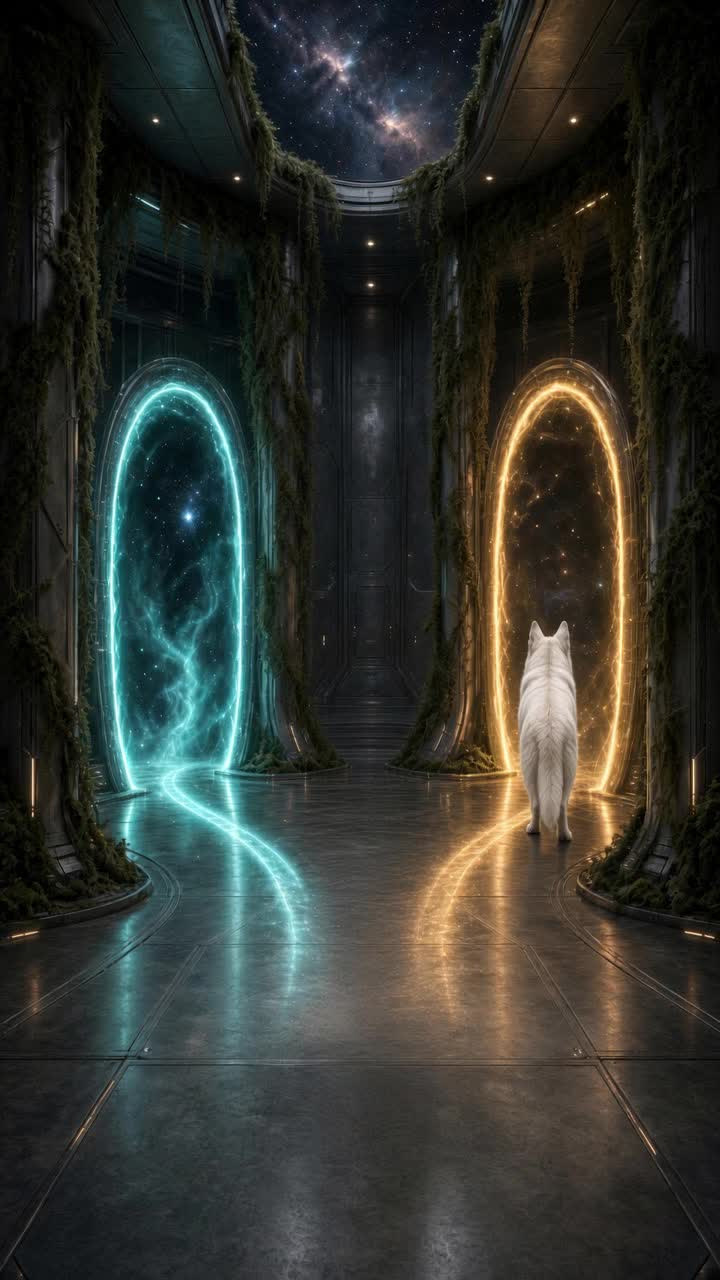
#> input picture .smoke/example-at-b-tiny/still.jpg, 720 x 1280 px
$ python -i grade.py   (imports and definitions only)
#> lines starting #> are read from the running program, lines starting #| are printed output that depends on the picture; after the words box and inside, x2 and y2 are one past the last pixel; in counts of white or black regions, pixels touching at a corner belong together
### tools/look/sample.py
"""Sample colours and scalars from an Imagine image. Nothing here is a typed tint."""
import os, sys
import numpy as np
from PIL import Image


def _ensure_skimage():
    """The default python does not see the box site-packages. Same skimage the lighting tools use."""
    try:
        import skimage.color  # noqa: F401
        return
    except ModuleNotFoundError:
        pass
    for c in (
        "/workspace/.venv-of/lib/python3.13/site-packages",
        "/home/box/.local/lib/python3.13/site-packages",
    ):
        if os.path.isdir(os.path.join(c, "skimage")) and c not in sys.path:
            sys.path.insert(0, c)
            return


_ensure_skimage()


def load_rgb(path):
    return np.asarray(Image.open(path).convert("RGB")).astype(np.float32) / 255.0


def srgb_to_lin(c):
    c = np.asarray(c, np.float32)
    return np.where(c <= 0.04045, c / 12.92, ((c + 0.055) / 1.055) ** 2.4)


def luma(lin):
    # not a colour: Rec.709 luma weights
    lin = np.asarray(lin, np.float32)
    return 0.2126 * lin[..., 0] + 0.7152 * lin[..., 1] + 0.0722 * lin[..., 2]


def lin_to_srgb(c):
    c = np.clip(np.asarray(c, np.float32), 0, 1)
    return np.where(c <= 0.0031308, c * 12.92, 1.055 * np.power(c, 1.0 / 2.4) - 0.055)


# [25 lines left out: functions _crop, mean_rect, colour, not called in this run]


def luma_percentile(img, p, image):
    y = luma(srgb_to_lin(img))
    value = round(float(np.percentile(y, p)), 6)
    return {"value": value, "source": {"image": image, "method": "luma-percentile", "p": float(p)}}


def lab_bands(img, image, n=8):
    """Mean a* b* of the key inside each lightness slice. Used by the LUT. Colours stay sampled."""
    from skimage.color import rgb2lab
    lab = rgb2lab(img.astype(np.float64))
    L = lab[..., 0]
    bands = []
    for i in range(n):
        lo, hi = i * (100.0 / n), (i + 1) * (100.0 / n)
        m = (L >= lo) & (L < hi if i < n - 1 else L <= hi)
        if int(m.sum()) < 16:
            continue
        sl = lab[m]
        bands.append({
            "L0": lo, "L1": hi,
            "a": round(float(sl[:, 1].mean()), 4),
            "b": round(float(sl[:, 2].mean()), 4),
            "n": int(m.sum()),
            "source": {"image": image, "method": "lab-band", "L0": lo, "L1": hi},
        })
    return bands

### tools/look/curves.py
"""not a colour: tone-curve coefficients

ACES and AgX match the Three.js r163 chunk in the Zone B page (`tonemapping_pars_fragment`).
Every number here is a curve or a colour-space matrix coefficient, not a tint.
"""
import numpy as np

# mat3 columns, so M @ rgb matches GLSL `mat3(col0, col1, col2) * color`.
ACES_IN = np.array([
    [0.59719, 0.35458, 0.04823],
    [0.07600, 0.90834, 0.01566],
    [0.02840, 0.13383, 0.83777],
], float)
ACES_OUT = np.array([
    [1.60475, -0.53108, -0.07367],
    [-0.10208, 1.10813, -0.00605],
    [-0.00327, -0.07276, 1.07602],
], float)
SRGB_TO_REC2020 = np.array([
    [0.6274, 0.3293, 0.0433],
    [0.0691, 0.9195, 0.0880],
    [0.0164, 0.0113, 0.8956],
], float)
REC2020_TO_SRGB = np.array([
    [1.6605, -0.5876, -0.0728],
    [-0.1246, 1.1329, -0.1006],
    [-0.0182, -0.0083, 1.1187],
], float)
AGX_INSET = np.array([
    [0.856627153315983, 0.0951212405381588, 0.0482516061458583],
    [0.137318972929847, 0.761241990602591, 0.101439036467562],
    [0.11189821299995, 0.0767994186031903, 0.811302368396859],
], float)
AGX_OUTSET = np.array([
    [1.1271005818144368, -0.11060664309660323, -0.016493938717834573],
    [-0.1413297634984383, 1.157823702216272, -0.016493938717834257],
    [-0.14132976349843826, -0.11060664309660294, 1.2519364065950405],
], float)
AGX_MIN_EV = -12.47393
AGX_MAX_EV = 4.026069


def _sat(x):
    return np.clip(x, 0.0, 1.0)


def _rrt_odt(v):
    a = v * (v + 0.0245786) - 0.000090537
    b = v * (0.983729 * v + 0.4329510) + 0.238081
    return a / b


def aces(color, exposure=1.0):
    """Linear sRGB in, linear display out (Three.js ACESFilmicToneMapping, before the sRGB encode)."""
    c = np.asarray(color, float) * (float(exposure) / 0.6)
    c = _rrt_odt(c @ ACES_IN.T)
    return _sat(c @ ACES_OUT.T)


def _agx_contrast(x):
    x2 = x * x
    x4 = x2 * x2
    return (15.5 * x4 * x2 - 40.14 * x4 * x + 31.96 * x4
            - 6.868 * x2 * x + 0.4298 * x2 + 0.1191 * x - 0.00232)


def agx(color, exposure=1.0):
    """Linear sRGB in, display-referred out (Three.js AgXToneMapping, includes the 2.2 power)."""
    c = np.maximum(np.asarray(color, float) @ SRGB_TO_REC2020.T, 0.0) * float(exposure)
    c = np.maximum(c @ AGX_INSET.T, 1e-10)
    c = np.log2(c)
    c = np.clip((c - AGX_MIN_EV) / (AGX_MAX_EV - AGX_MIN_EV), 0.0, 1.0)
    c = _agx_contrast(c) @ AGX_OUTSET.T
    c = np.power(np.maximum(c, 0.0), 2.2)
    return c @ REC2020_TO_SRGB.T


def apply_curve(name, color, exposure=1.0):
    if name == "aces":
        return srgb_encode(aces(color, exposure))
    if name == "agx":
        return np.clip(agx(color, exposure), 0.0, 1.0)
    raise ValueError(name)


def srgb_encode(lin):
    lin = np.clip(lin, 0.0, 1.0)
    return np.where(lin <= 0.0031308, lin * 12.92, 1.055 * np.power(lin, 1.0 / 2.4) - 0.055)

### tools/look/grade.py
"""Feature 1 — filmic grade + bloom + a 3D LUT derived from the key image.

Picks ACES or AgX by the smaller distance to the key. Exposure, LUT strength, and the
bloom threshold come from that same measurement. No colour is typed.
"""
import os
import numpy as np
from PIL import Image

import curves
import sample


LUT_N = 16
BLOOM_CAP = 0.35
BLOOM_START = 0.12
EXPOSURES = (0.7, 0.85, 1.0, 1.2, 1.45)
LUT_STRENGTHS = (0.0, 0.35, 0.7)


def _resize(img, w=96):
    h = max(1, int(round(img.shape[0] * (w / img.shape[1]))))
    im = Image.fromarray(np.clip(img * 255, 0, 255).astype(np.uint8))
    return np.asarray(im.resize((w, h), Image.Resampling.BOX)).astype(np.float32) / 255.0


def distance(a, b):
    """Mean CIEDE2000. Lower is closer to the key."""
    from skimage.color import rgb2lab, deltaE_ciede2000
    aa, bb = _resize(a), _resize(b)
    h, w = min(aa.shape[0], bb.shape[0]), min(aa.shape[1], bb.shape[1])
    la = rgb2lab(aa[:h, :w].astype(np.float64))
    lb = rgb2lab(bb[:h, :w].astype(np.float64))
    return round(float(deltaE_ciede2000(la, lb).mean()), 4)


def _pregrade(reference, game=None):
    """Linear image the curve has to pull back toward the key. A real render wins over the synthetic."""
    if game is not None:
        return sample.srgb_to_lin(game)
    lin = sample.srgb_to_lin(reference)
    y = sample.luma(lin)
    med = float(np.median(y))
    return lin * (0.18 / max(med, 1e-4))


def _pull(display, bands, strength):
    if strength <= 0 or not bands:
        return display
    from skimage.color import rgb2lab, lab2rgb
    lab = rgb2lab(np.clip(display, 0, 1).astype(np.float64))
    centers = np.array([(b["L0"] + b["L1"]) * 0.5 for b in bands])
    aa = np.array([b["a"] for b in bands])
    bb = np.array([b["b"] for b in bands])
    L = lab[..., 0]
    idx = np.clip(np.searchsorted(centers, L, side="right") - 1, 0, len(centers) - 1)
    lab[..., 1] = lab[..., 1] * (1 - strength) + aa[idx] * strength
    lab[..., 2] = lab[..., 2] * (1 - strength) + bb[idx] * strength
    return np.clip(lab2rgb(lab), 0, 1).astype(np.float32)


def _grade_image(lin, curve, exposure, bands, strength):
    flat = lin.reshape(-1, 3)
    disp = curves.apply_curve(curve, flat, exposure).reshape(lin.shape)
    return _pull(disp, bands, strength).astype(np.float32)


def _proxy(img, w=256):
    if img.shape[1] <= w:
        return img
    h = max(1, int(round(img.shape[0] * (w / img.shape[1]))))
    im = Image.fromarray(np.clip(img * 255, 0, 255).astype(np.uint8))
    return np.asarray(im.resize((w, h), Image.Resampling.BOX)).astype(np.float32) / 255.0


def fit(key, key_path, game=None):
    # Bands and the bloom threshold stay on the full key so colour_check can re-sample them.
    bands = sample.lab_bands(key, key_path)
    thr = sample.luma_percentile(key, 99.5, key_path)
    key = _proxy(key)
    if game is not None:
        game = _proxy(game)
    pre = _pregrade(key, game)
    best = None
    rows = []
    for curve in ("aces", "agx"):
        for exp in EXPOSURES:
            disp = _grade_image(pre, curve, exp, bands, 0.0)
            d = distance(disp, key)
            rows.append({"curve": curve, "exposure": exp, "lutStrength": 0.0, "distance": d})
            if best is None or d < best["distance"]:
                best = {"curve": curve, "exposure": exp, "lutStrength": 0.0, "distance": d}
    for strength in LUT_STRENGTHS:
        disp = _grade_image(pre, best["curve"], best["exposure"], bands, strength)
        d = distance(disp, key)
        rows.append({"curve": best["curve"], "exposure": best["exposure"], "lutStrength": strength, "distance": d})
        if d < best["distance"]:
            best = {**best, "lutStrength": strength, "distance": d}
    return {
        "id": "grade",
        "enabled": True,
        "flag": "grade",
        "curve": best["curve"],
        "exposure": best["exposure"],
        "lutStrength": best["lutStrength"],
        "distance": best["distance"],
        "search": rows,
        "reference": "game" if game is not None else "synthetic-pregrade",
        "bands": bands,
        "bloom": {
            "strength": BLOOM_START,
            "strengthCap": BLOOM_CAP,
            "scale": 0.25,
            "threshold": thr,
        },
    }


def write_lut(path, bands, strength):
    n = LUT_N
    img = np.zeros((n, n * n, 3), np.float32)
    for b in range(n):
        for g in range(n):
            col = np.stack([
                np.linspace(0, 1, n),
                np.full(n, g / (n - 1)),
                np.full(n, b / (n - 1)),
            ], axis=1).astype(np.float32)
            out = _pull(col.reshape(1, n, 3), bands, strength)[0]
            img[g, b * n:(b + 1) * n] = out
    os.makedirs(os.path.dirname(path) or ".", exist_ok=True)
    Image.fromarray(np.clip(img * 255, 0, 255).astype(np.uint8)).save(path)
    return {"file": os.path.basename(path), "n": n, "layout": "height=N, width=N*N, slice b, row g, column r"}


def display_luma(img):
    img = np.asarray(img, np.float32)
    return 0.2126 * img[..., 0] + 0.7152 * img[..., 1] + 0.0722 * img[..., 2]


def match_lut(scene, key, protect=0.0, n=256):
    """Map the scene's display luma onto the key's luma. protect blends the shoulder back toward identity."""
    ys = display_luma(scene).ravel()
    yk = display_luma(key).ravel()
    qs = np.linspace(0.0, 1.0, 1024)
    src_q = np.quantile(ys, qs)
    key_q = np.quantile(yk, qs)
    src_q = np.maximum.accumulate(src_q + np.linspace(0.0, 1e-5, src_q.size))
    xs = (np.arange(n) + 0.5) / n
    rank = np.interp(xs, src_q, qs)
    out = np.interp(rank, qs, key_q).astype(np.float32)
    if protect > 0:
        w = np.clip((xs - 0.50) / 0.35, 0.0, 1.0) * float(protect)
        out = out * (1.0 - w) + xs.astype(np.float32) * w
    out = np.maximum.accumulate(np.clip(out, 0.0, 1.0))
    return out


def toe_lift(lut, amount, knee=0.18):
    """Lift the darkest luma so the first histogram bin is not one screenshot step over the key."""
    if amount <= 0:
        return lut
    xs = (np.arange(lut.size) + 0.5) / lut.size
    w = np.clip(1.0 - xs / knee, 0.0, 1.0)
    return np.maximum.accumulate(np.clip(lut + float(amount) * w, 0.0, 1.0)).astype(np.float32)


def apply_match(scene, lut):
    """Same scale the match shader uses: display rgb times (lut(y) / y)."""
    y = display_luma(scene)
    xs = (np.arange(lut.size) + 0.5) / lut.size
    y2 = np.interp(y, xs, lut).astype(np.float32)
    scale = (y2 / np.maximum(y, 1e-4))[..., None]
    return np.clip(scene * scale, 0.0, 1.0).astype(np.float32)


def write_match(path, lut):
    n = int(lut.size)
    img = np.repeat(lut.reshape(1, n, 1), 3, axis=2)
    os.makedirs(os.path.dirname(path) or ".", exist_ok=True)
    Image.fromarray(np.clip(img * 255.0, 0, 255).astype(np.uint8)).save(path)
    return {"file": os.path.basename(path), "n": n, "method": "luma-cdf"}


def build(key_path, out_dir, game_path=None, protect=0.0, round_n=1, toe=0.0):
    key = sample.load_rgb(key_path)
    if game_path:
        scene = sample.load_rgb(game_path)
        lut = toe_lift(match_lut(scene, key, protect=protect), toe)
        graded = apply_match(scene, lut)
        match = write_match(os.path.join(out_dir, "match.png"), lut)
        # Identity 3D LUT so an old shader that still samples lut.png stays neutral.
        bands = sample.lab_bands(key, os.path.abspath(key_path))
        lut3 = write_lut(os.path.join(out_dir, "lut.png"), bands, 0.0)
        thr = sample.luma_percentile(key, 99.5, os.path.abspath(key_path))
        return {
            "id": "grade",
            "enabled": True,
            "flag": "grade",
            "curve": "match",
            "exposure": 1.0,
            "lutStrength": 0.0,
            "distance": distance(graded, key),
            "reference": "game",
            "game": os.path.abspath(game_path),
            "round": int(round_n),
            "protect": float(protect),
            "toe": float(toe),
            "match": match,
            "lut": lut3,
            "bloom": {"strength": 0.0, "strengthCap": BLOOM_CAP, "scale": 0.25, "threshold": thr, "enabled": False},
        }
    feat = fit(key, os.path.abspath(key_path), None)
#> in lab_bands, `lab = rgb2lab(img.astype(np.float64))`: lab: shape (1280, 720, 3) float64; mean of channels 0, 1, 2 21.3, -1.5, 3.1
#> the loop in lab_bands, `for i in range(n):` made 8 passes
#> pass 1, in lab_bands, `m = (L >= lo) & (L < hi if i < n - 1 else L <= hi)`:
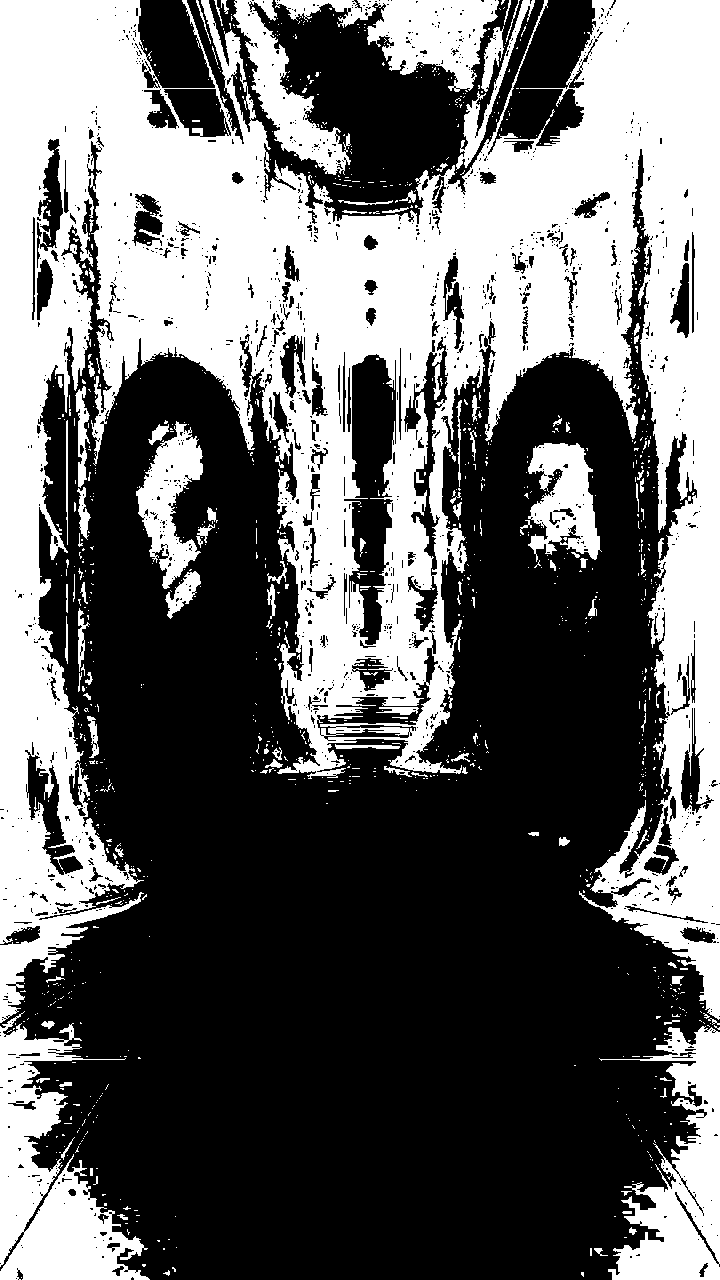
#> m: shape (1280, 720) bool; 40.2% white; 1147 white regions (1035 under 20 px), largest, box (x1, y1, x2, y2) and area: (0, 0, 720, 1023) 297848, (0, 1011, 150, 1280) 18247, (599, 1026, 720, 1280) 14249
#> after the loop in lab_bands, `for i in range(n):`:
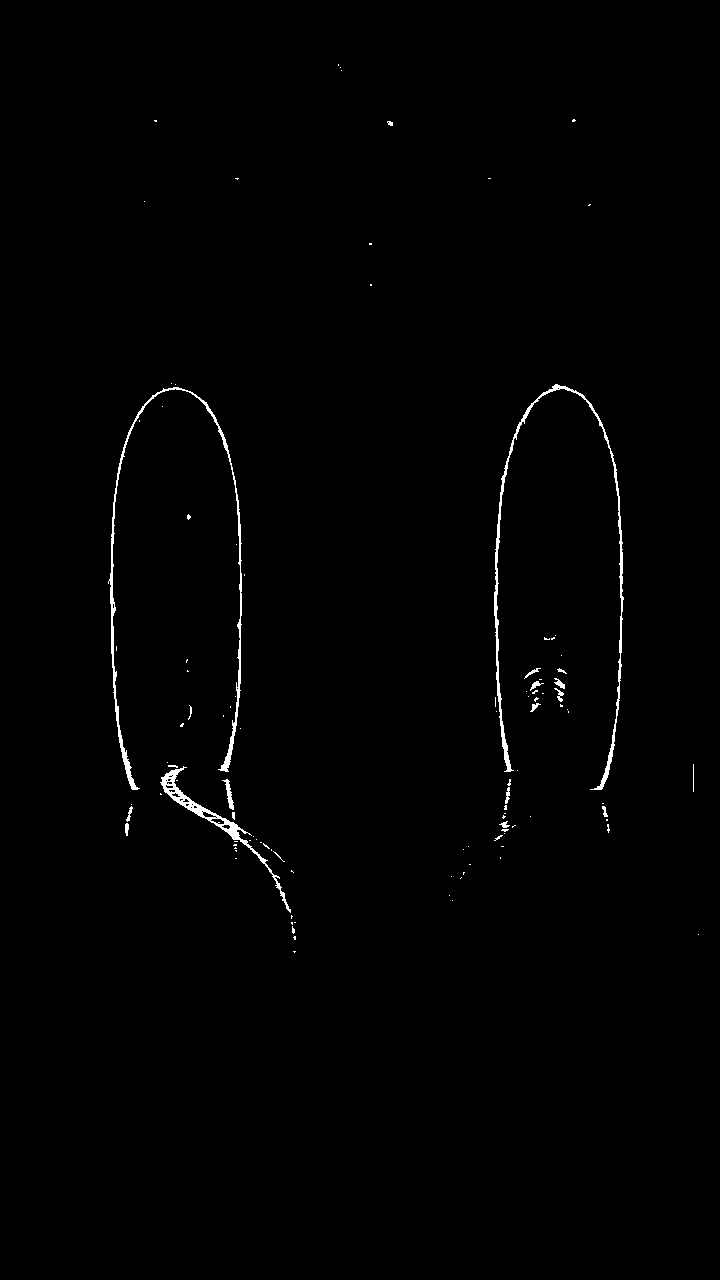
#> m: shape (1280, 720) bool; 0.76% white; 108 white regions (88 under 20 px), largest, box (x1, y1, x2, y2) and area: (494, 384, 624, 790) 2327, (108, 387, 242, 790) 2283, (160, 766, 291, 913) 1245
#> after the loop in lab_bands, `for i in range(n):`: bands = 8 items
#> in luma_percentile, `value = round(float(np.percentile(y, p)), 6)`: value = 0.776
#> in fit, `thr = sample.luma_percentile(key, 99.5, key_path)`: thr = 2 items
#> in _proxy, im is the input picture: PIL image 720x1280 RGB; mean R, G, B 50.1, 53, 47.3
#> in _pregrade, `med = float(np.median(y))`: med = 0.022
#> the loop in fit, `for curve in ("aces", "agx"):` made 2 passes
#> pass 1, in distance, `aa, bb = _resize(a), _resize(b)`:
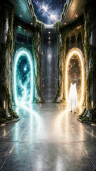
#> aa: shape (171, 96, 3) float32; mean R, G, B 0.426, 0.443, 0.407
#> after the loop in fit, `for curve in ("aces", "agx"):`:
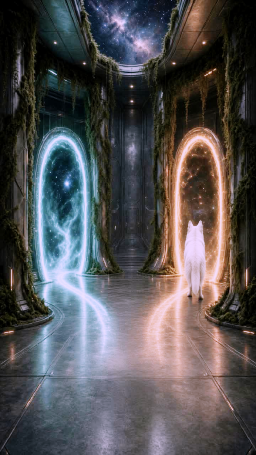
#> disp: shape (455, 256, 3) float32; mean R, G, B 0.329, 0.321, 0.328
#> after the loop in fit, `for curve in ("aces", "agx"):`: best = {'curve': 'agx', 'exposure': 0.7, 'lutStrength': 0, 'distance': 5.14}; rows = 10 items
#> the loop in fit, `for strength in LUT_STRENGTHS:` made 3 passes
#> (strength, d) on passes 2 to 3: (0.35, 4.41), (0.7, 5.33)
#> d on pass 1: 5.14
#> pass 1, in distance (call 11), `aa, bb = _resize(a), _resize(b)`:
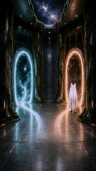
#> aa: shape (171, 96, 3) float32; mean R, G, B 0.22, 0.217, 0.216
#> after the loop in fit, `for strength in LUT_STRENGTHS:`:
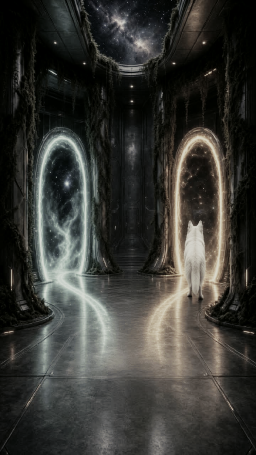
#> disp: shape (455, 256, 3) float32; mean R, G, B 0.222, 0.222, 0.205
#> after the loop in fit, `for strength in LUT_STRENGTHS:`: rows = 13 items
#> feat = 11 items
    lut = write_lut(os.path.join(out_dir, "lut.png"), feat["bands"], feat["lutStrength"])
#> in write_lut, `Image.fromarray(np.clip(img * 255, 0, 255).astype(np.uint8)).save(path)`:
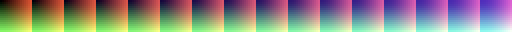
#> saved as lut.png: PIL image 256x16 RGB (shown 2 times larger); mean R, G, B 140.7, 136.3, 129.2
    feat["lut"] = lut
    return feat

>>> result = build('../../.smoke/example-at-b-tiny/still.jpg', 'out.png')
#> result = 12 items
